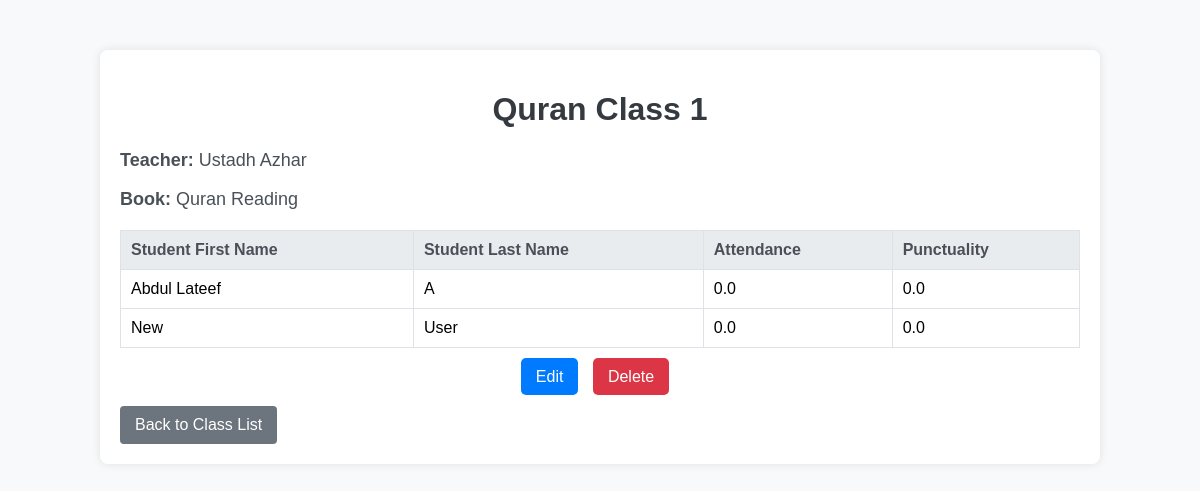
Screenshot of /accounts/classes/3/ (signed in) with the database file from the repository.
### accounts/models.py (models this page shows, shortened)
class ClassName(models.Model):
    QAIDAH = 'qaidah'
    QURAN_READING = 'quran_reading'
    HIFZ = 'hifz'
    NA = 'na'
    BOOK_CHOICES = [
        (QAIDAH, 'Qaidah'),
        (QURAN_READING, 'Quran Reading'),
        (HIFZ, 'Hifz'),
        (NA, 'N/A'),
    ]
    name = models.CharField(max_length=100)
    teacher = models.ForeignKey('Profile', on_delete=models.SET_NULL, null=True,
                                limit_choices_to={'user_type__in': ['admin_teacher', 'regular_teacher']})
    book = models.CharField(max_length=20, choices=BOOK_CHOICES, default=NA)
    created_at = models.DateTimeField(auto_now_add=True)
    class Meta:
        verbose_name = "Class"
        verbose_name_plural = "Classes"

class Profile(models.Model):
    ADMIN_TEACHER = 'admin_teacher'
    REGULAR_TEACHER = 'regular_teacher'
    STUDENT = 'student'
    WAITING_LIST = 'waiting_list'
    USER_TYPE_CHOICES = [
        (ADMIN_TEACHER, 'Admin Teacher'),
        (REGULAR_TEACHER, 'Regular Teacher'),
        (STUDENT, 'Student'),
        (WAITING_LIST, 'Waiting List'),
    ]
    user = models.OneToOneField(User, on_delete=models.CASCADE)
    user_type = models.CharField(max_length=20, choices=USER_TYPE_CHOICES, default=WAITING_LIST)
    class_name = models.ForeignKey(ClassName, on_delete=models.SET_NULL, null=True, blank=True, related_name='students')
    attendance = models.FloatField(default=0.0, null=True, blank=True)
    punctuality = models.FloatField(default=0.0, null=True, blank=True)
    class Meta:
        verbose_name = "Profile"
        verbose_name_plural = "Profiles"

### accounts/views.py (the view)
# urls.py: path('classes/<int:pk>/', ClassDetailView.as_view(), name='class-detail'),
class ClassDetailView(LoginRequiredMixin, DetailView):
    model = ClassName
    template_name = 'accounts/class_detail.html'
    context_object_name = 'class'
    def get_context_data(self, **kwargs):
        context = super().get_context_data(**kwargs)
        class_obj = self.get_object()
        students = Profile.objects.filter(class_name=class_obj)
        context['students'] = students
        return context

### accounts/templates/accounts/class_detail.html (shortened to what this page needs)
<!DOCTYPE html>
<html lang="en">
<head>
</head>
<body>
    <div class="container">
        <h1>{{ class.name }}</h1>
        <div class="class-details">
            <p><strong>Teacher:</strong> Ustadh {{ class.teacher.user.first_name }}</p>
            <p><strong>Book:</strong> {{ class.get_book_display }}</p>
        </div>
        <table>
            <thead>
                <tr>
                    <th>Student First Name</th>
                    <th>Student Last Name</th>
                    <th>Attendance</th>
                    <th>Punctuality</th>
                </tr>
            </thead>
            <tbody>
                {% for student in class.students.all %}
                    <tr>
                        <td>{{ student.user.first_name }}</td>
                        <td>{{ student.user.last_name }}</td>
                        <td>{{ student.attendance }}</td>
                        <td>{{ student.punctuality }}</td>
                    </tr>
                {% endfor %}
            </tbody>
        </table>
        <div class="actions">
            <a href="{% url 'class-update' class.pk %}">Edit</a>
            <a href="{% url 'class-delete' class.pk %}" class="delete">Delete</a>
        </div>
        <a href="{% url 'class-list' %}" class="back">Back to Class List</a>
    </div>
</body>
</html>

### accounts/templates/accounts/class_detail.html (style rules this page uses)
body { font-family: Arial, sans-serif; background-color: #f8f9fa; margin: 0; padding: 0; }
.container { width: 80%; margin: 50px auto; padding: 20px; background-color: #fff; box-shadow: 0 0 10px rgba(0, 0, 0, 0.1); border-radius: 8px; }
h1 { text-align: center; color: #343a40; }
.class-details { margin-bottom: 20px; }
.class-details p { font-size: 18px; color: #495057; }
table { width: 100%; border-collapse: collapse; margin-top: 20px; }
table, th, td { border: 1px solid #dee2e6; }
th, td { padding: 10px; text-align: left; }
th { background-color: #e9ecef; color: #495057; }
.actions { text-align: center; margin-top: 20px; }
.actions a { padding: 10px 15px; font-size: 16px; border: none; border-radius: 5px; text-decoration: none; cursor: pointer; background-color: #007bff; color: #fff; margin-right: 10px; }
.actions a.delete { background-color: #dc3545; }
a.back { display: inline-block; margin-top: 20px; text-align: center; padding: 10px 15px; background-color: #6c757d; color: #fff; text-decoration: none; border-radius: 4px; }

### rows the page displays
ClassName: name "Quran Class 1", teacher.user.first_name "Azhar", book "Quran Reading"
Profile: user.first_name "Abdul Lateef", user.last_name "A", attendance "0.0", punctuality "0.0"
Profile: user.first_name "New", user.last_name "User", attendance "0.0", punctuality "0.0"
